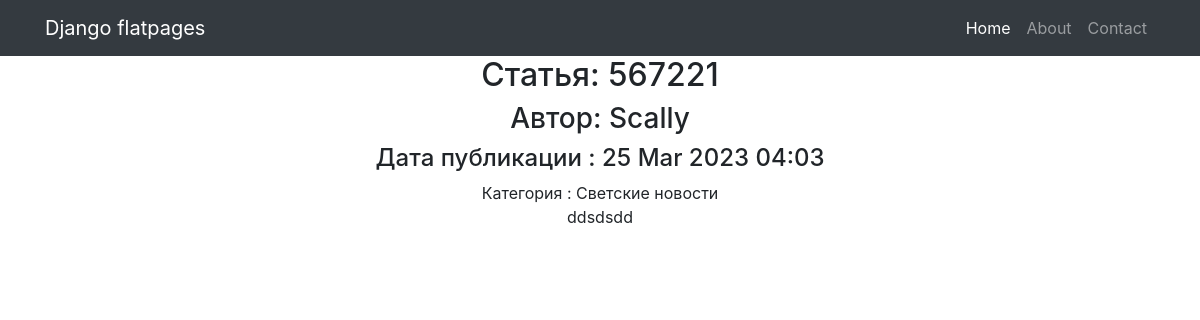
Screenshot of /news/187/ with the database file from the repository.
### news/models.py (models this page shows, shortened)
class Post(models.Model):
    author = models.ForeignKey(Author, on_delete=models.CASCADE)
    NEWS = 'NW'
    ARTICLE = 'AR'
    CATEGORY_CHOICES = (
        (NEWS, 'Новость'),
        (ARTICLE, 'Статаья'),
    )
    categoryType = models.CharField(max_length=2, choices=CATEGORY_CHOICES, default=ARTICLE)
    dateCreat = models.DateTimeField(auto_now_add=True)
    category = models.ManyToManyField(Category, through='PostCategory')
    title = models.CharField(max_length=128)
    text = models.TextField()
    rating = models.SmallIntegerField(default=0)

class Author(models.Model):
    authorUser = models.OneToOneField(User, on_delete=models.CASCADE)
    ratingAuthor = models.SmallIntegerField(default=0)

class Category(models.Model):
    name = models.CharField(max_length=64, unique=True)
    subscribed_users = models.ManyToManyField(User, through='SubscribedUsersCategory')

### news/views.py (the view)
# urls.py: path('<int:pk>/', PostDetail.as_view(), name='detail_post'),
class PostDetail(DetailView):
    model = Post # модель всё та же, но мы хотим получать детали конкретно отдельного товара
    template_name = 'post.html' # название шаблона будет product.html
    context_object_name = 'post' # название объекта
    def get_context_data(self, **kwargs):
        context = super(PostDetail, self).get_context_data(**kwargs)
        if self.request.user.is_authenticated:
            context['user_category'] = Category.objects.filter(subscribed_users=self.request.user)
        else:
            context['user_category'] = None
        return context

### news/templatetags/censor_filters.py (called while the page is built)
@register.filter(name='censor') # регистрируем наш фильтр под именем censor, чтоб django понимал, что это именно фильтр, а не простая функция
def censor(testText):
    for word in bad_words:
        testText = testText.lower().replace(word.lower(), '***') # ищем в переданном тексте слова из списка bad_words и меняем их на ***
    return testText

### templates/post.html (shortened to what this page needs)
{% extends 'flatpages/default.html' %}
{% load censor_filters %}
{% block content %}
<h2>Статья: {{ post.title|censor }}</h2>
<h3>Автор: {{ post.author.authorUser }} </h3>
<h4>Дата публикации : {{ post.dateCreat|date:'d M Y h:m' }}</h4>
{% for cat in post.category.all %}
    Категория : {{ cat.name}}
{% endfor %}
<br>
{{ post.text|censor }}
<p>
    <br>
    <br>
    <br>
{% endblock content %}

### rows the page displays
Post: title|censor "567221", author.authorUser "Scally", dateCreat "25 Mar 2023 04:03", text|censor "ddsdsdd"
Category: name "Светские новости"
